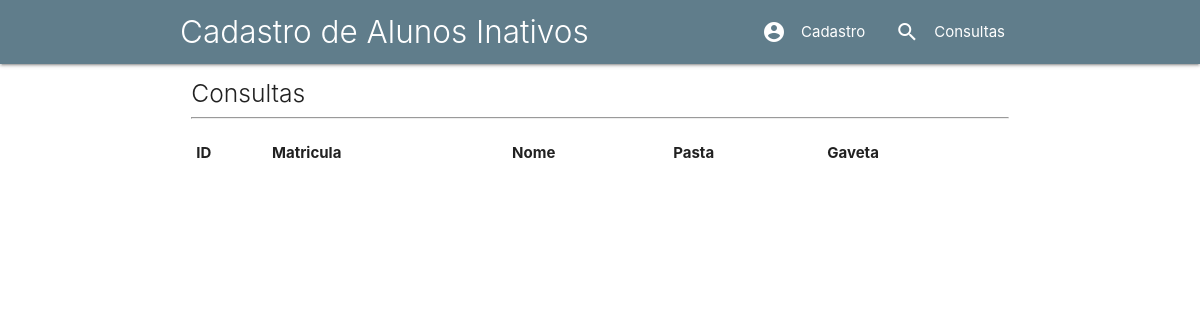
The page /consultas.php on the database as committed earlier.
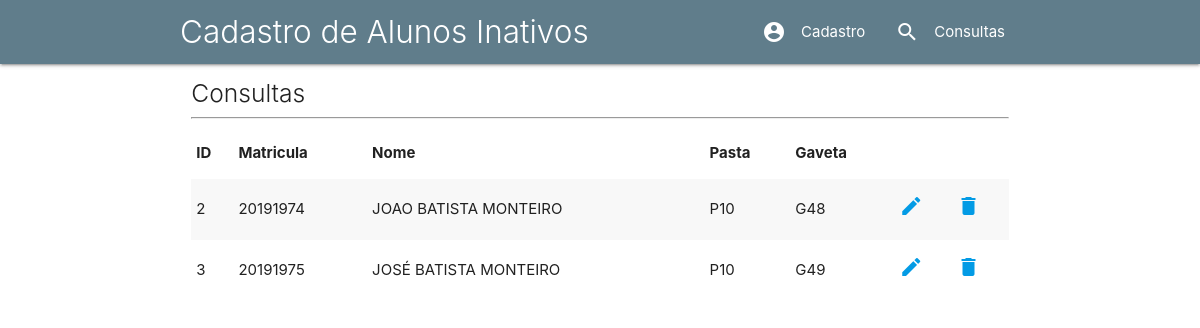
The same page on the database as committed later.
### tables this page shows
CREATE TABLE `tb_alunos` (
  `id` int(11) NOT NULL,
  `matricula` varchar(8) NOT NULL,
  `nome` varchar(50) NOT NULL,
  `pasta` varchar(3) NOT NULL,
  `gaveta` varchar(3) NOT NULL,
  `dtresgitro` timestamp NOT NULL DEFAULT CURRENT_TIMESTAMP ON UPDATE CURRENT_TIMESTAMP
);

### banco_de_dados/read.php (the view)
<?php
include_once 'conexao.php';
$querySelect = $link->query("select * from tb_alunos");
while ($registros = $querySelect->fetch_assoc()):
    $id = $registros['id'];
    $matricula = $registros['matricula'];
    $nome = $registros['nome'];
    $pasta = $registros['pasta'];
    $gaveta = $registros['gaveta'];
    echo "<tr>";
    echo "<td>$id</td><td>$matricula</td><td>$nome</td><td>$pasta</td><td>$gaveta</td>";
    echo "<td><a href='editar.php?id=$id'><i class='material-icons'>edit</i></a></td>";
    echo "<td><a href='banco_de_dados/delete.php?id=$id'><i class='material-icons'>delete</i></a></td>";
    echo "</tr>";
endwhile;

### includes/header.inc.php (shortened to what this page needs)
<!DOCTYPE html>
<html>
    <head>
        <link rel="stylesheet" href="materialize/css/materialize.min.css">
    </head>
    <body>

### includes/menu.inc.php
<nav class="blue-grey">
            <div class="nav-wrapper container">
            <div class="brand-logo light">Cadastro de Alunos Inativos</div>
            <ul class="right">
                <li> <a href="index.php"><i class="material-icons left">account_circle</i>Cadastro</a></li>
                <li> <a href="consultas.php"><i class="material-icons left">search</i>Consultas</a></li>
            </ul>
            </div>
        </nav>

### consultas.php
<?php include_once 'includes/header.inc.php' ?>
<?php include_once 'includes/menu.inc.php' ?>
<div class="row container">
    <div class="col s12">
        <h5 class="light">Consultas</h5><hr>
        <table class="striped">
            <thead>
                <tr>
                    <th>ID</th>
                    <th>Matricula</th>
                    <th>Nome</th>
                    <th>Pasta</th>
                    <th>Gaveta</th>
                </tr>
            </thead>
            <tbody>
                <?php
                    include_once 'banco_de_dados/read.php';
                ?>
            </tbody>
        </table>
    </div>
</div>
<?php include_once 'includes/footer.inc.php' ?>

### includes/footer.inc.php (shortened to what this page needs)
    </body>
</html>

Rows that differ between the two databases and show on the page:
added tb_alunos: id "2", matricula "20191974", nome "JOAO BATISTA MONTEIRO", pasta "P10", gaveta "G48"
added tb_alunos: id "3", matricula "20191975", nome "JOSÉ BATISTA MONTEIRO", pasta "P10", gaveta "G49"
